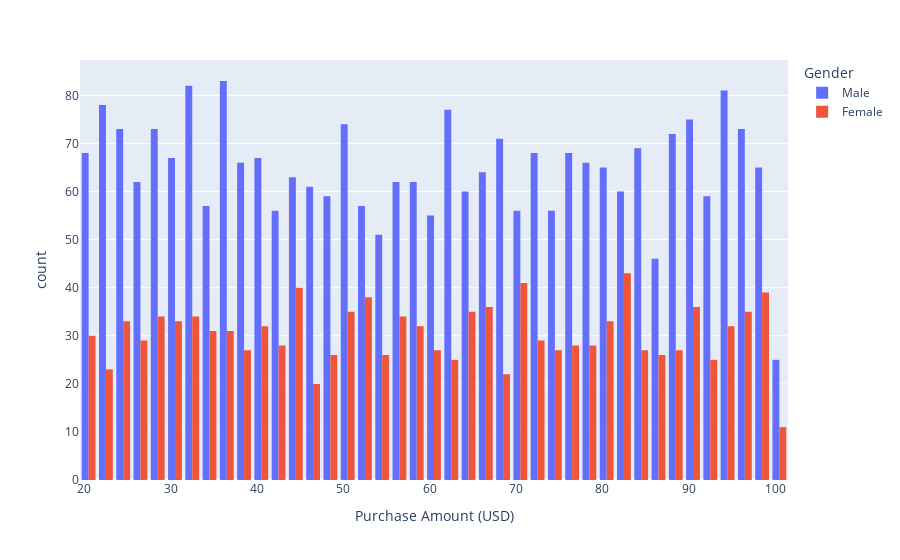

Notebook code cell kept with this figure:
### Code cell
# самые дорогие товары покупают и женщины, и мужчины
# только мужчины чаще в 2 раза
fig = px.histogram(df, x="Purchase Amount (USD)", color='Gender', barmode='group', height=400)
fig.show()

### Figure 1 — Plotly figure (JSON) as saved in the notebook; plotly's stock layout.template omitted (floating-point values rounded to 4 significant figures; data arrays with more than 128 entries replaced by an {"elided": "..."} marker saying what was removed)
{"data": [{"alignmentgroup": "True", "bingroup": "x", "hovertemplate": "Gender=Male<br>Purchase Amount (USD)=%{x}<br>count=%{y}<extra></extra>", "legendgroup": "Male", "marker": {"color": "#636efa", "pattern": {"shape": ""}}, "name": "Male", "offsetgroup": "Male", "orientation": "v", "showlegend": true, "type": "histogram", "x": {"elided": "2652 int values"}, "xaxis": "x", "yaxis": "y"}, {"alignmentgroup": "True", "bingroup": "x", "hovertemplate": "Gender=Female<br>Purchase Amount (USD)=%{x}<br>count=%{y}<extra></extra>", "legendgroup": "Female", "marker": {"color": "#EF553B", "pattern": {"shape": ""}}, "name": "Female", "offsetgroup": "Female", "orientation": "v", "showlegend": true, "type": "histogram", "x": {"elided": "1248 int values"}, "xaxis": "x", "yaxis": "y"}], "layout": {"autosize": true, "barmode": "group", "legend": {"title": {"text": "Gender"}, "tracegroupgap": 0}, "margin": {"t": 60}, "xaxis": {"anchor": "y", "autorange": true, "domain": [0, 1], "range": [19.5, 101.5], "title": {"text": "Purchase Amount (USD)"}, "type": "linear"}, "yaxis": {"anchor": "x", "autorange": true, "domain": [0, 1], "range": [0, 87.37], "title": {"text": "count"}}}}
